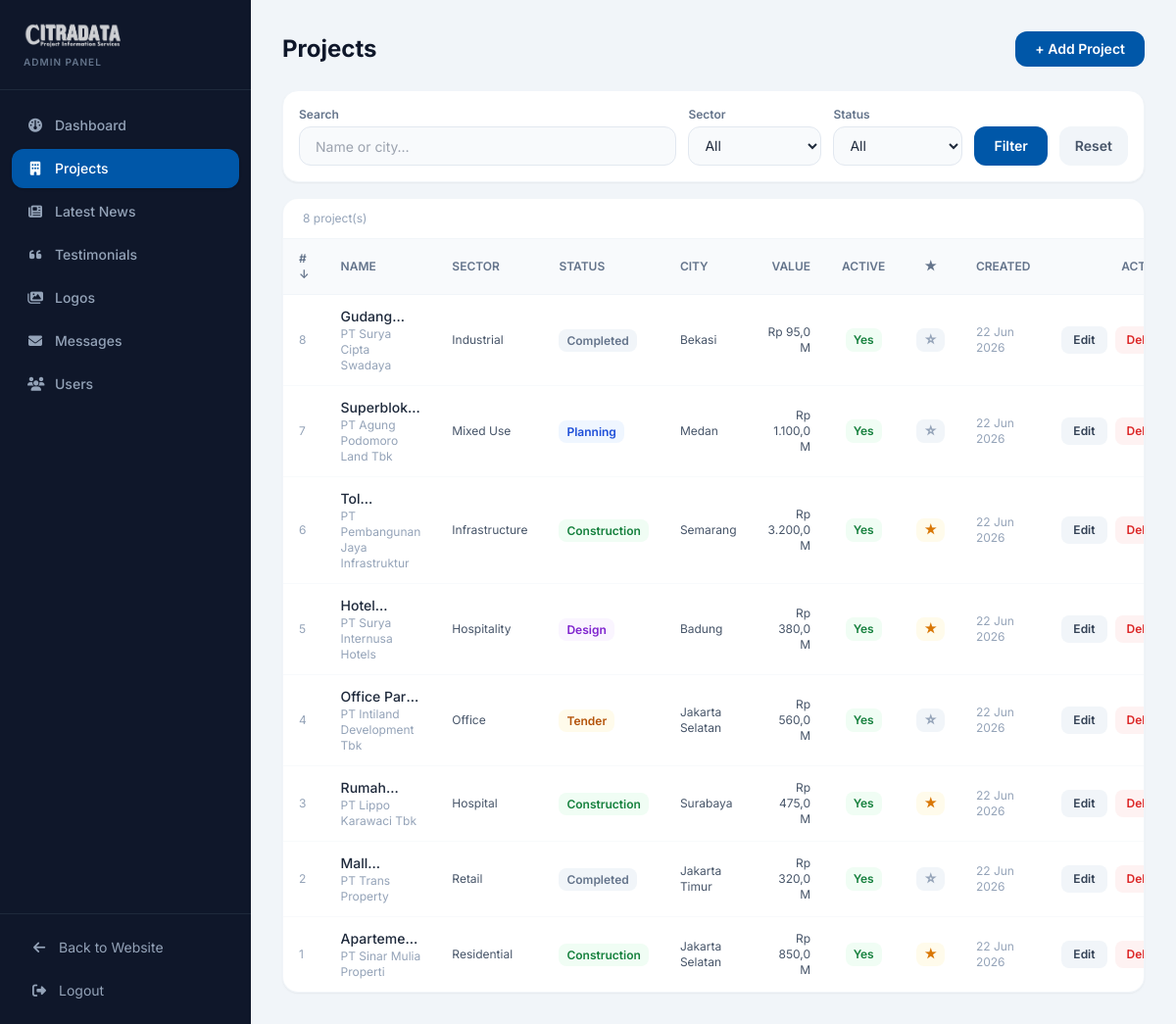
The app's page /admin/projects.php (signed in) with its own data.
### tables this page shows
CREATE TABLE IF NOT EXISTS `projects` (
    `id`                  INT UNSIGNED   NOT NULL AUTO_INCREMENT,
    `project_name`        VARCHAR(255)   NOT NULL,
    `sector`              ENUM('Residential','Office','Retail','Industrial','Hospitality','Hospital','Mixed Use','Infrastructure','Other') NOT NULL,
    `status`              ENUM('Planning','Design','Tender','Construction','Completed','On Hold') NOT NULL DEFAULT 'Planning',
    `location_city`       VARCHAR(150)   DEFAULT NULL,
    `location_address`    TEXT           DEFAULT NULL,
    `project_value`       BIGINT         DEFAULT NULL COMMENT 'Value in IDR',
    `developer_name`      VARCHAR(255)   DEFAULT NULL,
    `developer_contact`   VARCHAR(150)   DEFAULT NULL COMMENT 'SENSITIVE',
    `developer_phone`     VARCHAR(50)    DEFAULT NULL COMMENT 'SENSITIVE',
    `developer_email`     VARCHAR(150)   DEFAULT NULL COMMENT 'SENSITIVE',
    `contractor_name`     VARCHAR(255)   DEFAULT NULL,
    `contractor_contact`  VARCHAR(150)   DEFAULT NULL COMMENT 'SENSITIVE',
    `contractor_phone`    VARCHAR(50)    DEFAULT NULL COMMENT 'SENSITIVE',
    `contractor_email`    VARCHAR(150)   DEFAULT NULL COMMENT 'SENSITIVE',
    `consultant_name`     VARCHAR(255)   DEFAULT NULL,
    `description`         TEXT           DEFAULT NULL,
    `start_date`          DATE           DEFAULT NULL,
    `end_date`            DATE           DEFAULT NULL,
    `is_active`           TINYINT(1)     NOT NULL DEFAULT 1,
    `is_featured`         TINYINT(1)     NOT NULL DEFAULT 0,
    `created_at`          TIMESTAMP      NOT NULL DEFAULT CURRENT_TIMESTAMP,
    `updated_at`          TIMESTAMP      NOT NULL DEFAULT CURRENT_TIMESTAMP ON UPDATE CURRENT_TIMESTAMP,
    PRIMARY KEY (`id`),
    KEY `idx_sector`  (`sector`),
    KEY `idx_status`  (`status`),
    KEY `idx_city`    (`location_city`),
    KEY `idx_active`  (`is_active`)
);

### includes/functions.php (called while the page is built, shortened)
<?php
function baseUrl(): string
{
    static $base = null;
    if ($base === null) {
        $projectRoot = str_replace('\\', '/', dirname(__DIR__));
        $docRoot     = str_replace('\\', '/', rtrim($_SERVER['DOCUMENT_ROOT'], '/\\'));
        $relative = '';
        if (str_starts_with($projectRoot, $docRoot)) {
            $relative = substr($projectRoot, strlen($docRoot));
        }
        $base = rtrim($relative, '/');
    }
    return $base;
}
function url(string $path): string
{
    return baseUrl() . '/' . ltrim($path, '/');
}
function e(string $str): string
{
    return htmlspecialchars($str, ENT_QUOTES, 'UTF-8');
}

### admin/projects.php (the view, shortened to what this page needs)
<?php
require_once __DIR__ . '/../includes/functions.php';
$pdo        = getDbConnection();
$search  = trim($_GET['q']      ?? '');
$sortCol = in_array($_GET['sort']??'',['id','project_name','sector','status','location_city','created_at']) ? $_GET['sort'] : 'id';
$sortDir = ($_GET['dir']??'desc')==='asc'?'ASC':'DESC';
$where=[]; $params=[];
$whereStr = $where ? 'WHERE '.implode(' AND ',$where) : '';
$stmt = $pdo->prepare("SELECT * FROM projects $whereStr ORDER BY $sortCol $sortDir");
$stmt->execute($params);
$items = $stmt->fetchAll();
function fmtIDR($v): string {
    $v=(int)$v;
    if ($v>=1_000_000_000) return 'Rp '.number_format($v/1_000_000_000,1,',','.').' M';
    return 'Rp '.number_format($v,0,',','.');
}
function sortLink(string $col,string $label,string $cur,string $dir): string {
    $nd = ($cur===$col&&$dir==='ASC')?'desc':'asc';
    $ico= $cur===$col?($dir==='ASC'?' ↑':' ↓'):'';
    $q  = http_build_query(array_merge($_GET,['sort'=>$col,'dir'=>$nd]));
    return '<a href="?'.htmlspecialchars($q).'" class="hover:text-brandBlue">'.$label.$ico.'</a>';
}
require __DIR__.'/includes/admin_head.php';
require __DIR__.'/includes/admin_sidebar.php';
?>
<div class="flex-grow p-8 overflow-x-auto">
<div class="flex items-center justify-between mb-6">
    <h1 class="text-2xl font-bold text-slate-900">Projects</h1>
    <a href="<?php echo url('admin/projects.php?new=1'); ?>" class="px-5 py-2 bg-brandBlue text-white text-sm font-semibold rounded-xl hover:bg-blue-800 transition-colors">+ Add Project</a>
</div>
<form method="GET" action="<?php echo url('admin/projects.php'); ?>" class="bg-white rounded-2xl p-4 shadow-sm border border-slate-100 mb-4 flex flex-wrap gap-3 items-end">
  <div class="flex-grow min-w-[150px]"><label class="block text-xs font-semibold text-slate-500 mb-1">Search</label>
  <input type="text" name="q" value="<?php echo e($search); ?>" placeholder="Name or city…" class="w-full h-10 px-4 bg-slate-50 border border-slate-200 rounded-xl text-sm focus:outline-none"></div>
  <div><label class="block text-xs font-semibold text-slate-500 mb-1">Sector</label>
  <select name="sector" class="h-10 px-3 bg-slate-50 border border-slate-200 rounded-xl text-sm focus:outline-none">
    <option value="">All</option>
  </select></div>
  <div><label class="block text-xs font-semibold text-slate-500 mb-1">Status</label>
  <select name="status" class="h-10 px-3 bg-slate-50 border border-slate-200 rounded-xl text-sm focus:outline-none">
    <option value="">All</option>
  </select></div>
  <button type="submit" class="h-10 px-5 bg-brandBlue text-white text-sm font-semibold rounded-xl hover:bg-blue-800 transition-colors">Filter</button>
  <a href="<?php echo url('admin/projects.php'); ?>" class="h-10 px-4 flex items-center bg-slate-100 text-slate-600 text-sm font-semibold rounded-xl hover:bg-slate-200 transition-colors">Reset</a>
</form>
<div class="bg-white rounded-2xl shadow-sm border border-slate-100 overflow-x-auto">
  <div class="px-5 py-3 border-b border-slate-100 text-xs text-slate-400"><?php echo count($items); ?> project(s)</div>
  <table class="w-full text-sm min-w-[900px]">
    <thead class="bg-slate-50 border-b border-slate-100">
      <tr>
        <th class="px-4 py-3 text-left font-semibold text-slate-500 text-xs uppercase"><?php echo sortLink('id','#',$sortCol,$sortDir); ?></th>
        <th class="px-4 py-3 text-left font-semibold text-slate-500 text-xs uppercase"><?php echo sortLink('project_name','Name',$sortCol,$sortDir); ?></th>
        <th class="px-4 py-3 text-left font-semibold text-slate-500 text-xs uppercase"><?php echo sortLink('sector','Sector',$sortCol,$sortDir); ?></th>
        <th class="px-4 py-3 text-left font-semibold text-slate-500 text-xs uppercase"><?php echo sortLink('status','Status',$sortCol,$sortDir); ?></th>
        <th class="px-4 py-3 text-left font-semibold text-slate-500 text-xs uppercase"><?php echo sortLink('location_city','City',$sortCol,$sortDir); ?></th>
        <th class="px-4 py-3 text-right font-semibold text-slate-500 text-xs uppercase">Value</th>
        <th class="px-4 py-3 text-center font-semibold text-slate-500 text-xs uppercase">Active</th>
        <th class="px-4 py-3 text-center font-semibold text-slate-500 text-xs uppercase">★</th>
        <th class="px-4 py-3 text-left font-semibold text-slate-500 text-xs uppercase"><?php echo sortLink('created_at','Created',$sortCol,$sortDir); ?></th>
        <th class="px-4 py-3 text-right font-semibold text-slate-500 text-xs uppercase">Actions</th>
      </tr>
    </thead>
    <tbody class="divide-y divide-slate-50">
      <?php foreach($items as $item): ?>
      <tr class="hover:bg-slate-50/50 transition-colors">
        <td class="px-4 py-3 text-slate-400 text-xs"><?php echo $item['id']; ?></td>
        <td class="px-4 py-3"><p class="font-medium text-slate-800 line-clamp-1 max-w-[200px]"><?php echo e($item['project_name']); ?></p>
          <?php if($item['developer_name']): ?><p class="text-slate-400 text-xs"><?php echo e($item['developer_name']); ?></p><?php endif; ?>
        </td>
        <td class="px-4 py-3 text-xs text-slate-600"><?php echo e($item['sector']); ?></td>
        <td class="px-4 py-3">
          <span class="px-2 py-1 rounded-lg text-xs font-semibold <?php echo match($item['status']){'Planning'=>'bg-blue-50 text-blue-700','Design'=>'bg-purple-50 text-purple-700','Tender'=>'bg-amber-50 text-amber-700','Construction'=>'bg-green-50 text-green-700','Completed'=>'bg-slate-100 text-slate-500',default=>'bg-red-50 text-red-600'}; ?>"><?php echo e($item['status']); ?></span>
        </td>
        <td class="px-4 py-3 text-xs text-slate-600"><?php echo e($item['location_city']??'–'); ?></td>
        <td class="px-4 py-3 text-right text-xs text-slate-600"><?php echo fmtIDR($item['project_value']); ?></td>
        <td class="px-4 py-3 text-center">
          <a href="<?php echo url('admin/projects.php?action=toggle&id='.$item['id']); ?>"
             class="inline-flex px-2 py-1 rounded-lg text-xs font-semibold <?php echo $item['is_active']?'bg-green-50 text-green-700':'bg-slate-100 text-slate-400'; ?>">
            <?php echo $item['is_active']?'Yes':'No'; ?>
          </a>
        </td>
        <td class="px-4 py-3 text-center">
          <a href="<?php echo url('admin/projects.php?action=toggle_featured&id='.$item['id']); ?>"
             class="inline-flex px-2 py-1 rounded-lg text-xs font-semibold <?php echo $item['is_featured']?'bg-amber-50 text-amber-600':'bg-slate-100 text-slate-400'; ?>">
            <?php echo $item['is_featured']?'★':'☆'; ?>
          </a>
        </td>
        <td class="px-4 py-3 text-xs text-slate-400"><?php echo date('d M Y',strtotime($item['created_at'])); ?></td>
        <td class="px-4 py-3 text-right">
          <div class="flex items-center justify-end gap-2">
            <a href="<?php echo url('admin/projects.php?edit='.$item['id']); ?>" class="px-3 py-1.5 bg-slate-100 text-slate-700 text-xs font-semibold rounded-lg hover:bg-slate-200 transition-colors">Edit</a>
            <a href="<?php echo url('admin/projects.php?action=delete&id='.$item['id']); ?>" onclick="return confirm('Delete this project?')" class="px-3 py-1.5 bg-red-50 text-red-600 text-xs font-semibold rounded-lg hover:bg-red-100 transition-colors">Delete</a>
          </div>
        </td>
      </tr>
      <?php endforeach; ?>
    </tbody>
  </table>
</div>
</div>
</body>
</html>

### records on screen
projects: id "8", developer_name "PT Surya Cipta Swadaya", sector "Industrial", status "Completed", location_city "Bekasi", project_value "Rp 95,0 M", is_active "Yes", created_at "22 Jun 2026"
projects: id "7", developer_name "PT Agung Podomoro Land Tbk", sector "Mixed Use", status "Planning", location_city "Medan", project_value "Rp 1.100,0 M", is_active "Yes", created_at "22 Jun 2026"
projects: id "6", developer_name "PT Pembangunan Jaya Infrastruktur", sector "Infrastructure", status "Construction", location_city "Semarang", project_value "Rp 3.200,0 M", is_active "Yes", created_at "22 Jun 2026"
projects: id "5", developer_name "PT Surya Internusa Hotels", sector "Hospitality", status "Design", location_city "Badung", project_value "Rp 380,0 M", is_active "Yes", created_at "22 Jun 2026"
projects: id "4", project_name "Office…", developer_name "PT Intiland Development Tbk", sector "Office", status "Tender", location_city "Jakarta Selatan", project_value "Rp 560,0 M", is_active "Yes", created_at "22 Jun 2026"
projects: id "3", developer_name "PT Lippo Karawaci Tbk", sector "Hospital", status "Construction", location_city "Surabaya", project_value "Rp 475,0 M", is_active "Yes", created_at "22 Jun 2026"
projects: id "2", developer_name "PT Trans Property", sector "Retail", status "Completed", location_city "Jakarta Timur", project_value "Rp 320,0 M", is_active "Yes", created_at "22 Jun 2026"
projects: id "1", developer_name "PT Sinar Mulia Properti", sector "Residential", status "Construction", location_city "Jakarta Selatan", project_value "Rp 850,0 M", is_active "Yes", created_at "22 Jun 2026"

### other values on screen
$item['label'] "Dashboard"
$item['label'] "Projects"
$item['label'] "Latest News"
$item['label'] "Testimonials"
$item['label'] "Logos"
$item['label'] "Messages"
$item['label'] "Users"
count($items) "8"
$label "# NAME SECTOR STATUS CITY CREATED"
$ico "↓"
